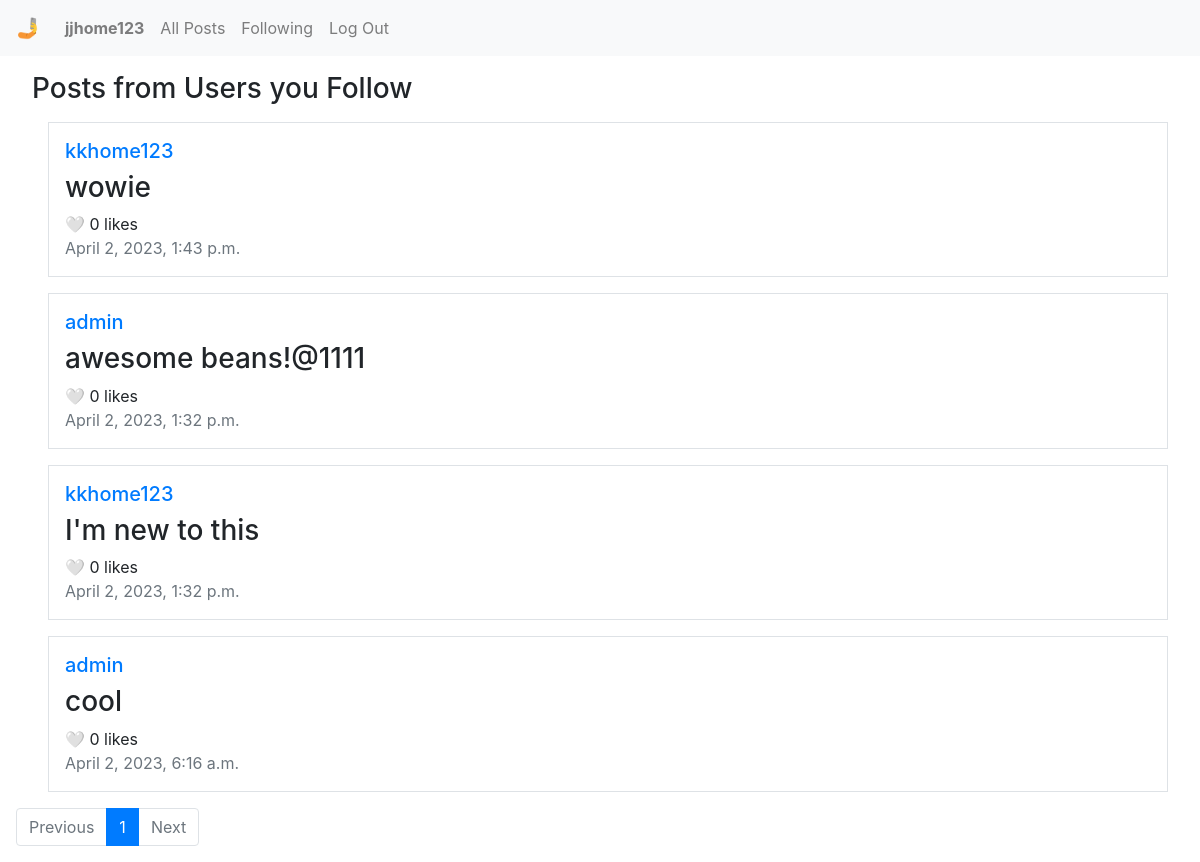
Page /following (signed in) on the earlier database version.
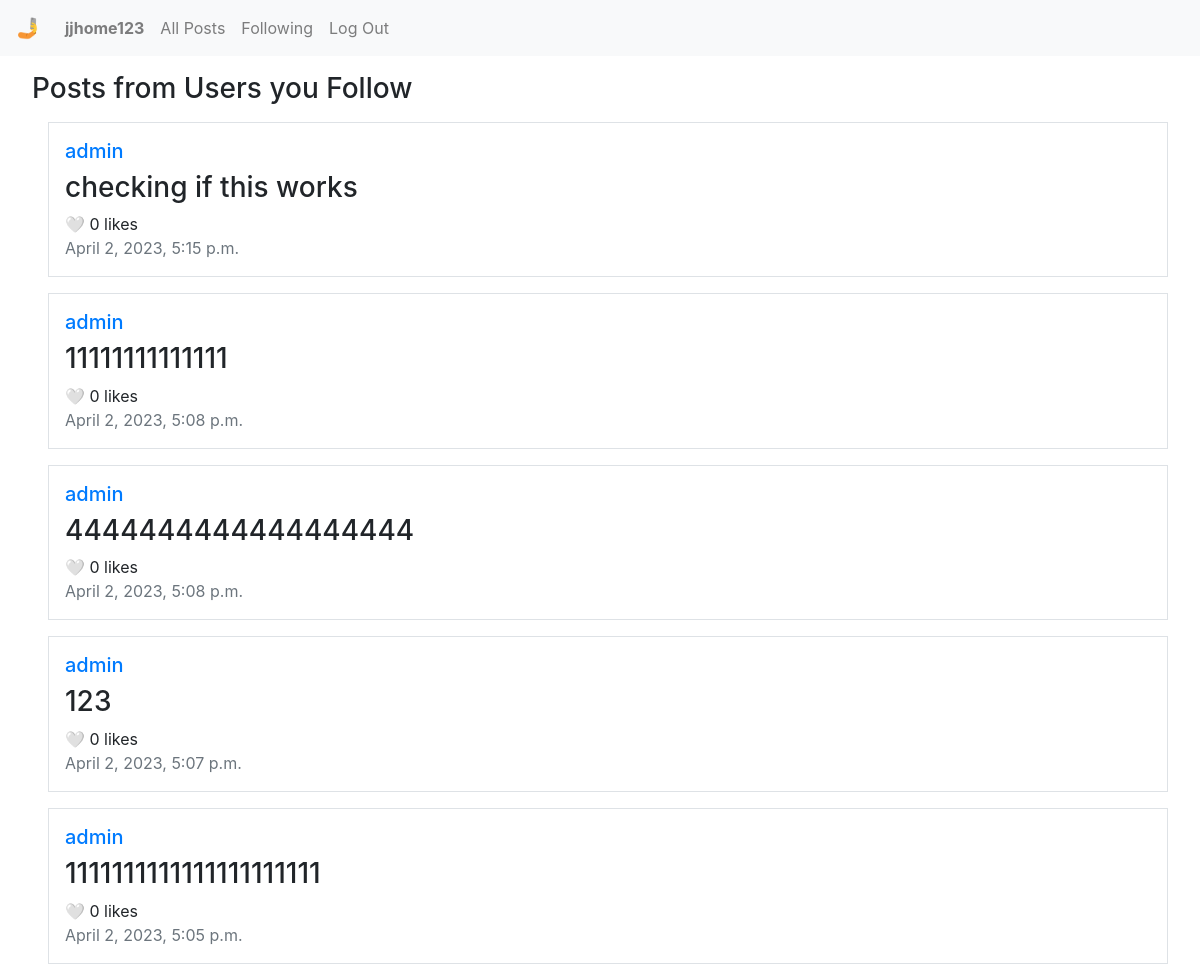
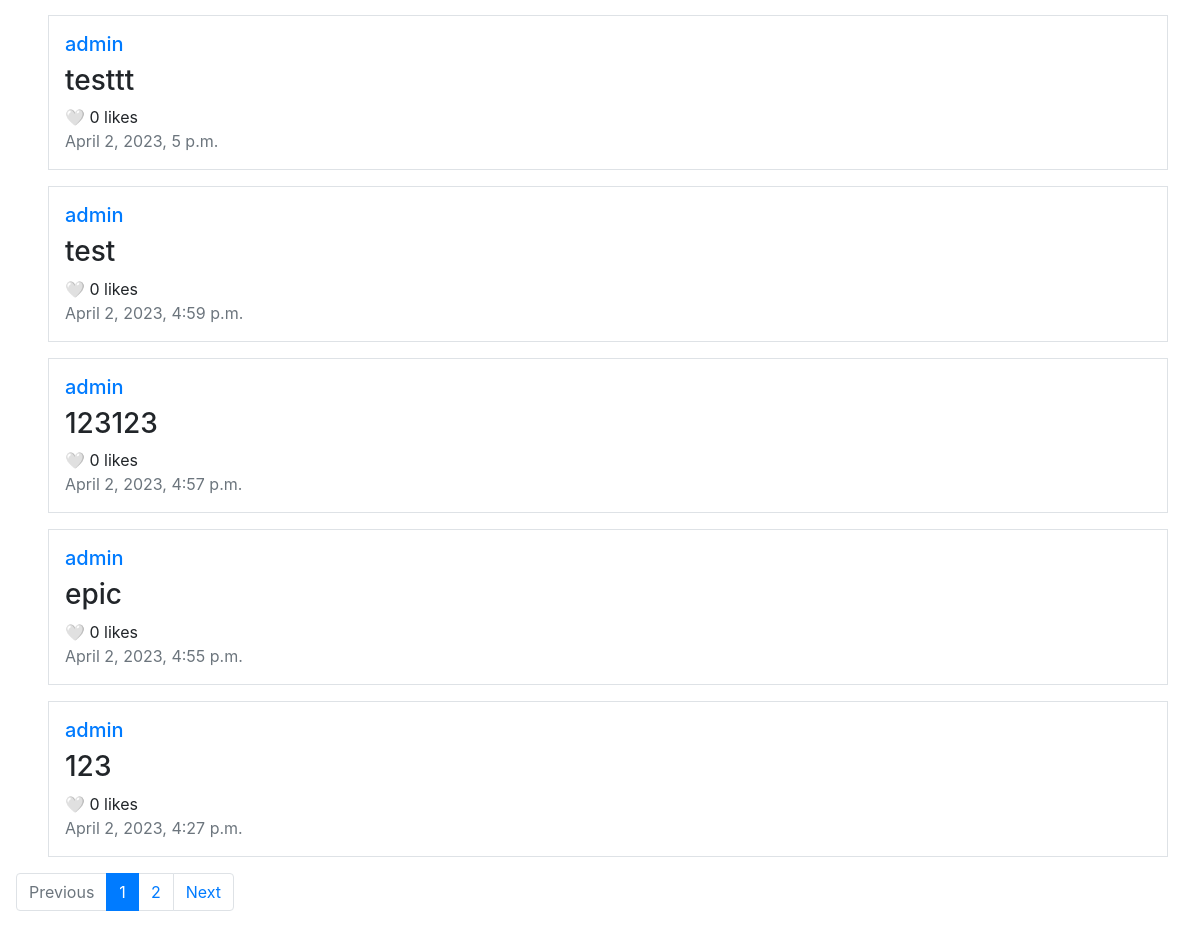
Same page on the later database version (2 pictures, top to bottom).
### network/models.py (models this page shows, shortened)
class Post(models.Model):
    poster = models.ForeignKey(User, on_delete=models.CASCADE, null=True, default=None)
    post = models.CharField(max_length=2000)
    datetime = models.DateTimeField(auto_now=True)

class User(AbstractUser):
    pass

### network/views.py (the view)
# urls.py: path("following", views.following, name="following"),
def following(request, pg=1):
    f = Follow.objects.filter(user=request.user)
    users = []
    for user in f:
        users.append(user.following_user.username)
    user_posts = User.objects.filter(username__in=users)
    posts = []
    list = Post.objects.filter(poster__in=user_posts).order_by('-datetime')
    for item in list:
        posts.append(item)
    page = Paginator(list, 10)
    pages = range(1, page.num_pages+1)
    return render(request, "network/following.html", {
        "posts": page.page(pg),
        "pages": pages,
        "current_page": pg,
        "previous_page": pg-1,
        "next_page": pg+1
    })

### network/templates/network/following.html (shortened to what this page needs)
{% extends "network/layout.html" %}
{% block body %}
    <h3 class="ml-3">Posts from Users you Follow</h3>
    <div class="ml-3">
        <div class="posts">
            {% for post in posts %}
            <div class="border m-3 p-3">
                <h5><a href="{% url 'profile' post.poster.username %}">{{ post.poster }}</a></h5>
                <div id="post_body{{ post.pk }}"><h3>{{ post.post }}</h3></div>
                <div class="likes">
                    {% if request.user.is_authenticated %}
                    <span class="like_button" id="like{{ post.pk }}" data-like_id="{{ post.pk }}">🤍</span>
                    {% else %}
                    <span>❤️</span>
                    {% endif %}
                    <span><span class="like_num" id="like-count{{ post.pk }}" data-num_id="{{ post.pk }}">0</span> likes</span>
                </div>
                <div class="text-muted">{{ post.datetime }}</div>
            </div>
            {% empty %}
            <div class="m-3 p-3">
                <h5>No posts to display.</h5>
            </div>
            {% endfor %}
        </div>
    </div>
    <nav>
        <ul class="pagination">
            {% if current_page == 1 %}
                <li class="page-item disabled"><a class="page-link">Previous</a></li>
            {% else %}
                <li class="page-item"><a class="page-link" href="/{{ previous_page }}">Previous</a></li>
            {% endif %}
            {% for page in pages %}
                {% if page == current_page %}
                    <li class="page-item active"><a class="page-link" href="{% url 'following_page' page %}">{{ page }}</a></li>
                {% else %}
                    <li class="page-item"><a class="page-link" href="{% url 'following_page' page %}">{{ page }}</a></li>
                {% endif %}
            {% endfor %}
            {% if current_page == pages|length %}
            <li class="page-item disabled"><a class="page-link">Next</a></li>
            {% else %}
            <li class="page-item"><a class="page-link" href="/{{ next_page }}">Next</a></li>
            {% endif %}
        </ul>
    </nav>
{% endblock %}

Differences in the rows shown:
no longer on this page (row unchanged): Post: poster "kkhome123", post "wowie", datetime "April 2, 2023, 1:43 p.m."
no longer on this page (row unchanged): Post: poster "admin", post "awesome beans!@1111", datetime "April 2, 2023, 1:32 p.m."
no longer on this page (row unchanged): Post: poster "kkhome123", post "I'm new to this", datetime "April 2, 2023, 1:32 p.m."
no longer on this page (row unchanged): Post: poster "admin", post "cool", datetime "April 2, 2023, 6:16 a.m."
added Post: poster "admin", post "checking if this works", datetime "April 2, 2023, 5:15 p.m."
added Post: poster "admin", post "11111111111111", datetime "April 2, 2023, 5:08 p.m."
added Post: poster "admin", post "4444444444444444444", datetime "April 2, 2023, 5:08 p.m."
added Post: poster "admin", post "123", datetime "April 2, 2023, 5:07 p.m."
added Post: poster "admin", post "1111111111111111111111", datetime "April 2, 2023, 5:05 p.m."
added Post: poster "admin", post "testtt", datetime "April 2, 2023, 5 p.m."
added Post: poster "admin", post "test", datetime "April 2, 2023, 4:59 p.m."
added Post: poster "admin", post "123123", datetime "April 2, 2023, 4:57 p.m."
added Post: poster "admin", post "epic", datetime "April 2, 2023, 4:55 p.m."
added Post: poster "admin", post "123", datetime "April 2, 2023, 4:27 p.m."
Other differences:
new list line: "2"
